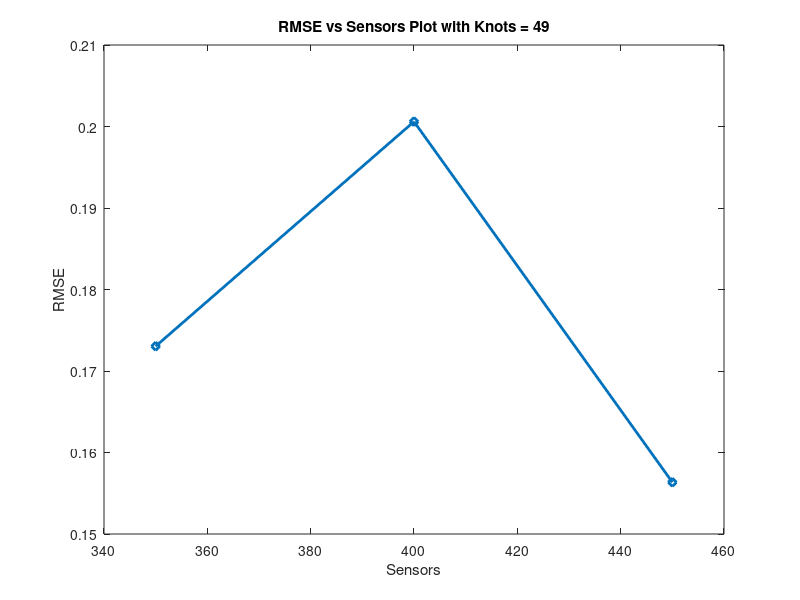
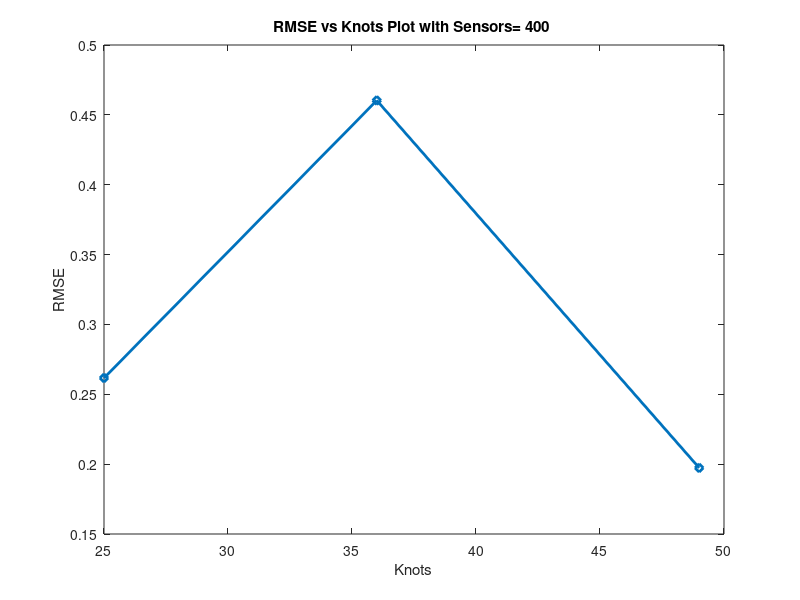

Write the MATLAB code that produced these figures, in order.
x = [350, 400 , 450 ];
y = [ .173041, .2006 , .156351];



plot (x,y,'d-','LineWidth',2)
xlabel ( 'Sensors' );
ylabel ( 'RMSE');
title('RMSE vs Sensors Plot with Knots = 49');


figure (2)
x = [ 25 36 49 ];
y=[.261664 .46031 .197302];

plot (x,y,'d-','LineWidth',2)
xlabel ( 'Knots' );
ylabel ( 'RMSE');
title('RMSE vs Knots Plot with Sensors= 400 ');
